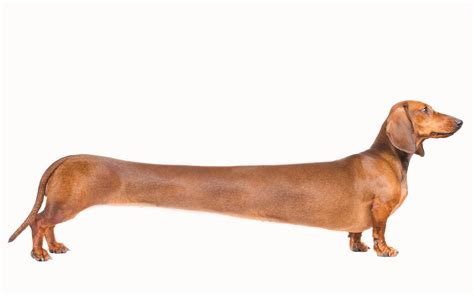
#> input picture images/long_dog.jpg, 474 x 296 px, found by its file name
$ python show.py
#> lines starting #> are read from the running program, lines starting #| are printed output that depends on the picture
import os
import numpy as np

import matplotlib

import matplotlib.pyplot as plt
import matplotlib.image as mpimg


matplotlib.use("pygame")


def plot_error_bars_ex(ax):
    # example data
    x = np.array([0.5, 1.0, 1.5, 2.0, 2.5, 3.0, 3.5, 4.0, 4.5, 5.0])
    y = np.exp(-x)
    xerr = 0.1
    yerr = 0.2

    # lower & upper limits of the error
    lolims = np.array([0, 0, 1, 0, 1, 0, 0, 0, 1, 0], dtype=bool)
    uplims = np.array([0, 1, 0, 0, 0, 1, 0, 0, 0, 1], dtype=bool)
    ls = "dotted"

    # standard error bars
    ax.errorbar(x, y, xerr=xerr, yerr=yerr, linestyle=ls)

    # including upper limits
    ax.errorbar(x, y + 0.5, xerr=xerr, yerr=yerr, uplims=uplims, linestyle=ls)

    # including lower limits
    ax.errorbar(x, y + 1.0, xerr=xerr, yerr=yerr, lolims=lolims, linestyle=ls)

    # including upper and lower limits
    ax.errorbar(
        x,
        y + 1.5,
        xerr=xerr,
        yerr=yerr,
        lolims=lolims,
        uplims=uplims,
        marker="o",
        markersize=8,
        linestyle=ls,
    )

    # Plot a series with lower and upper limits in both x & y
    # constant x-error with varying y-error
    xerr = 0.2
    yerr = np.full_like(x, 0.2)
    yerr[[3, 6]] = 0.3

    # mock up some limits by modifying previous data
    xlolims = lolims
    xuplims = uplims
    lolims = np.zeros_like(x)
    uplims = np.zeros_like(x)
    lolims[[6]] = True  # only limited at this index
    uplims[[3]] = True  # only limited at this index

    # do the plotting
    ax.errorbar(
        x,
        y + 2.1,
        xerr=xerr,
        yerr=yerr,
        xlolims=xlolims,
        xuplims=xuplims,
        uplims=uplims,
        lolims=lolims,
        marker="o",
        markersize=8,
        linestyle="none",
    )

    # tidy up the figure
    ax.set_xlim((0, 5.5))
    ax.set_title("Errorbar upper and lower limits")


def plot_violin(ax):
    def adjacent_values(vals, q1, q3):
        upper_adjacent_value = q3 + (q3 - q1) * 1.5
        upper_adjacent_value = np.clip(upper_adjacent_value, q3, vals[-1])

        lower_adjacent_value = q1 - (q3 - q1) * 1.5
        lower_adjacent_value = np.clip(lower_adjacent_value, vals[0], q1)
        return lower_adjacent_value, upper_adjacent_value

    def set_axis_style(ax, labels):
        ax.xaxis.set_tick_params(direction="out")
        ax.xaxis.set_ticks_position("bottom")
        ax.set_xticks(np.arange(1, len(labels) + 1))
        ax.set_xticklabels(labels)
        ax.set_xlim(0.25, len(labels) + 0.75)
        ax.set_xlabel("Sample name")

    # create test data
    np.random.seed(19680801)
    data = [sorted(np.random.normal(0, std, 100)) for std in range(1, 5)]

    ax.set_title("Customized violin plot")
    parts = ax.violinplot(data, showmeans=False, showmedians=False, showextrema=False)

    for pc in parts["bodies"]:
        pc.set_facecolor("#D43F3A")
        pc.set_edgecolor("black")
        pc.set_alpha(1)

    quartile1, medians, quartile3 = np.percentile(data, [25, 50, 75], axis=1)
    whiskers = np.array(
        [
            adjacent_values(sorted_array, q1, q3)
            for sorted_array, q1, q3 in zip(data, quartile1, quartile3)
        ]
    )
    whiskers_min, whiskers_max = whiskers[:, 0], whiskers[:, 1]

    inds = np.arange(1, len(medians) + 1)
    ax.scatter(inds, medians, marker="o", color="white", s=30, zorder=3)
    ax.vlines(inds, quartile1, quartile3, color="k", linestyle="-", lw=5)
    ax.vlines(inds, whiskers_min, whiskers_max, color="k", linestyle="-", lw=1)

    # set style for the axes
    labels = ["A", "B", "C", "D"]
    set_axis_style(ax, labels)


fig, axes = plt.subplots(3, 2, figsize=(16, 12))
print(type(fig))

axes[0, 0].plot([1, 2], [1, 2], color="green", label="test")
axes[0, 0].plot([1, 2], [1, 1], color="orange", lw=5, label="test other larger")
# axes[0, 0].legend()
axes[0, 1].text(0.5, 0.5, "2", size=50)
axes[1, 0].set_xlabel("swag")
axes[1, 0].fill_between([0, 1, 2], [1, 2, 3], [3, 4, 5])
axes[1, 0].scatter([0, 1, 2], [2, 3, 4], s=50)
axes[1, 1].imshow(mpimg.imread("images" + os.sep + "long_dog.jpg"))
plot_error_bars_ex(axes[2, 1])

plot_violin(axes[2, 0])

plt.show()
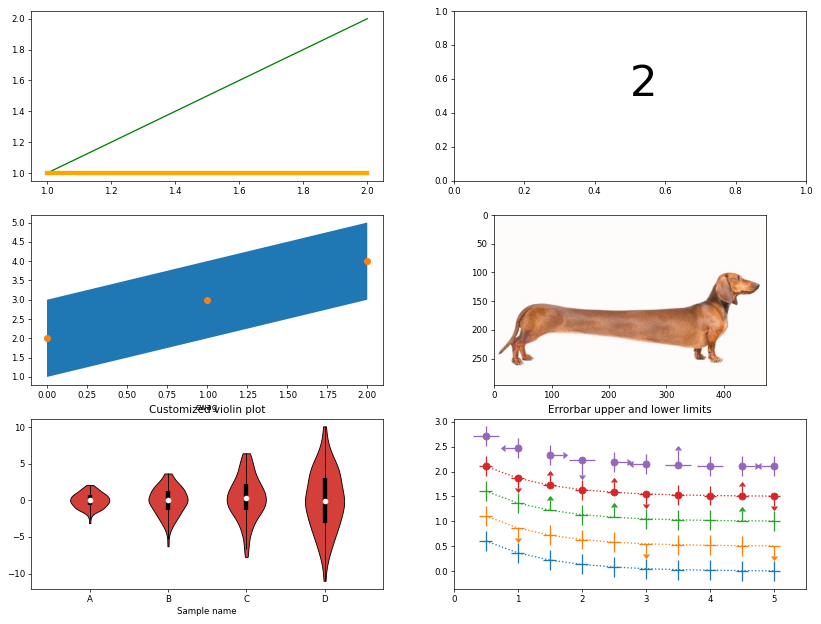
#> figure drawn by matplotlib, 5 panels; panel 5: curve peaks at x = 0.5, y = 0.607; panel 5: curve peaks at x = 0.5, y = 1.11
